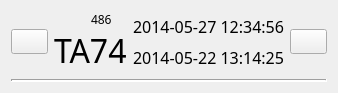
<?xml version="1.0" encoding="UTF-8"?>
<ui version="4.0">
 <class>panel_item</class>
 <widget class="QWidget" name="panel_item">
  <property name="geometry">
   <rect>
    <x>0</x>
    <y>0</y>
    <width>334</width>
    <height>79</height>
   </rect>
  </property>
  <property name="font">
   <font>
    <family>KaiTi</family>
   </font>
  </property>
  <property name="windowTitle">
   <string>Form</string>
  </property>
  <layout class="QVBoxLayout" name="verticalLayout_3">
   <item>
    <layout class="QHBoxLayout" name="horizontalLayout_2">
     <item>
      <widget class="QPushButton" name="pushButton">
       <property name="text">
        <string/>
       </property>
       <property name="icon">
        <iconset>
         <normalon>:/res/mail_1_close.png</normalon>
        </iconset>
       </property>
       <property name="iconSize">
        <size>
         <width>32</width>
         <height>32</height>
        </size>
       </property>
      </widget>
     </item>
     <item>
      <layout class="QVBoxLayout" name="verticalLayout_2">
       <property name="spacing">
        <number>0</number>
       </property>
       <property name="sizeConstraint">
        <enum>QLayout::SetMinimumSize</enum>
       </property>
       <item>
        <layout class="QHBoxLayout" name="horizontalLayout">
         <property name="spacing">
          <number>0</number>
         </property>
         <item>
          <widget class="QLabel" name="lbl_lock">
           <property name="text">
            <string/>
           </property>
           <property name="pixmap">
            <pixmap resource="res.qrc">:/res/lock_16.png</pixmap>
           </property>
          </widget>
         </item>
         <item>
          <widget class="QLabel" name="lbl_chn">
           <property name="text">
            <string>486</string>
           </property>
          </widget>
         </item>
        </layout>
       </item>
       <item>
        <widget class="QLabel" name="label">
         <property name="font">
          <font>
           <family>WenQuanYi Micro Hei Mono</family>
           <pointsize>24</pointsize>
           <kerning>true</kerning>
          </font>
         </property>
         <property name="text">
          <string>TA74</string>
         </property>
        </widget>
       </item>
      </layout>
     </item>
     <item>
      <layout class="QVBoxLayout" name="verticalLayout">
       <property name="spacing">
        <number>0</number>
       </property>
       <item>
        <widget class="QLabel" name="label_3">
         <property name="sizePolicy">
          <sizepolicy hsizetype="Preferred" vsizetype="Expanding">
           <horstretch>0</horstretch>
           <verstretch>0</verstretch>
          </sizepolicy>
         </property>
         <property name="font">
          <font>
           <pointsize>12</pointsize>
          </font>
         </property>
         <property name="text">
          <string>2014-05-27 12:34:56</string>
         </property>
        </widget>
       </item>
       <item>
        <widget class="QLabel" name="label_2">
         <property name="sizePolicy">
          <sizepolicy hsizetype="Preferred" vsizetype="Expanding">
           <horstretch>0</horstretch>
           <verstretch>0</verstretch>
          </sizepolicy>
         </property>
         <property name="font">
          <font>
           <family>KaiTi</family>
           <pointsize>12</pointsize>
           <kerning>true</kerning>
          </font>
         </property>
         <property name="text">
          <string>2014-05-22 13:14:25</string>
         </property>
        </widget>
       </item>
      </layout>
     </item>
     <item>
      <widget class="QPushButton" name="pushButton_2">
       <property name="text">
        <string/>
       </property>
       <property name="icon">
        <iconset>
         <normalon>:/res/spk_blue_on.png</normalon>
        </iconset>
       </property>
       <property name="iconSize">
        <size>
         <width>32</width>
         <height>32</height>
        </size>
       </property>
      </widget>
     </item>
    </layout>
   </item>
   <item>
    <widget class="Line" name="line">
     <property name="lineWidth">
      <number>2</number>
     </property>
     <property name="orientation">
      <enum>Qt::Horizontal</enum>
     </property>
    </widget>
   </item>
  </layout>
  <zorder>line</zorder>
  <zorder>pushButton</zorder>
  <zorder>pushButton_2</zorder>
  <zorder>layoutWidget</zorder>
  <zorder>layoutWidget</zorder>
  <zorder>label_2</zorder>
  <zorder>label_2</zorder>
 </widget>
 <resources>
  <include location="res.qrc"/>
 </resources>
 <connections/>
</ui>
